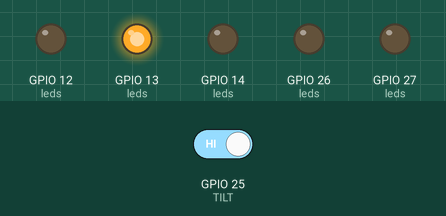
Simulated run of this sketch. Board: ESP32. Shown: output pins drawn as LEDs (lit = HIGH). The inputs (shaded band) are chosen by the test bench; at power-on: GPIO 25 (TILT) HIGH.

Above: at 0.1 s.
At 0.5 s:
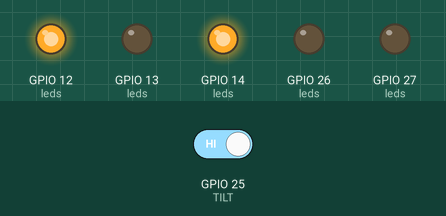
At 0.9 s:
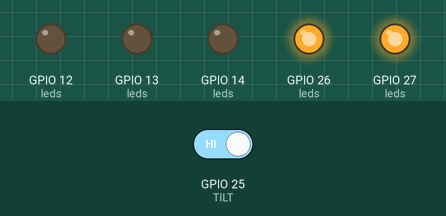
At 1.5 s:
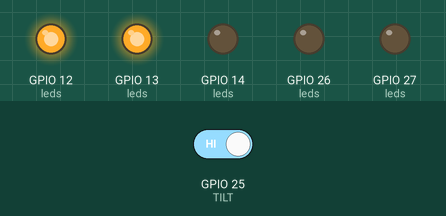
At 2.3 s:
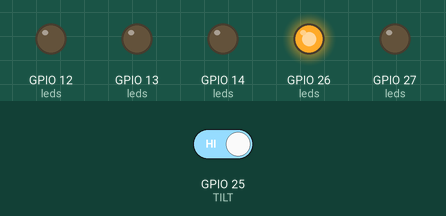
At 4.7 s:
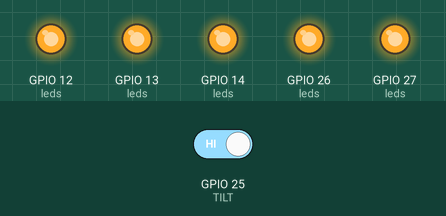
Timing chart, 0 to 6.6 s (numbered marks = the images above):
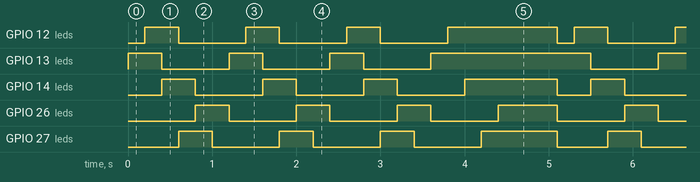

Measured:
- by itself, GPIO 12 (leds): repeats every 5.1 s: 2 × (LOW 0.80 s, HIGH 0.40 s), LOW 0.80 s, HIGH 1.3 s, LOW 0.20 s, HIGH 0.40 s
- by itself, GPIO 13 (leds): repeats every 5.1 s: 2 × (LOW 0.80 s, HIGH 0.40 s), LOW 0.80 s, HIGH 1.9 s
- by itself, GPIO 14 (leds): repeats every 5.1 s: 2 × (LOW 0.80 s, HIGH 0.40 s), LOW 0.80 s, HIGH 1.1 s, LOW 0.40 s, HIGH 0.40 s
- by itself, GPIO 26 (leds): repeats every 5.1 s: 2 × (LOW 0.80 s, HIGH 0.40 s), LOW 0.80 s, HIGH 0.70 s, LOW 0.80 s, HIGH 0.40 s
- by itself, GPIO 27 (leds): repeats every 5.1 s: 2 × (LOW 0.80 s, HIGH 0.40 s), LOW 0.80 s, HIGH 0.90 s, LOW 0.60 s, HIGH 0.40 s

The sketch:

water-startup-strip-light.ino
```cpp
// ESP32 LED Flow with Tilt-controlled "Pouring Water" Effect
#define LED1 13
#define LED2 12
#define LED3 14
#define LED4 27
#define LED5 26
#define TILT 25   // tilt switch input pin

const int leds[] = {LED1, LED2, LED3, LED4, LED5};
const int numLeds = sizeof(leds) / sizeof(leds[0]);

const int stepDelay = 200;   // ms per step
const int repeatCycles = 3;  // normal flow cycles before fill

void setup() {
  for (int i = 0; i < numLeds; i++) {
    pinMode(leds[i], OUTPUT);
    digitalWrite(leds[i], LOW);
  }
  pinMode(TILT, INPUT_PULLUP);  // tilt switch with pull-up
}

void loop() {
  bool tiltUp = digitalRead(TILT) == HIGH; // adjust depending on wiring

  if (tiltUp) {
    // --- Normal flow phase (repeat 3x) ---
    for (int cycle = 0; cycle < repeatCycles; cycle++) {
      forwardFlowClear();
    }

    // --- Pouring/fill phase ---
    pouringFill();

  } else {
    // TODO: define DOWN behavior later if needed
    reverseFlowClear(); // placeholder
  }

  delay(500); // pause between loops
}

// Normal forward flow: clears each step
void forwardFlowClear() {
  clearAll();
  digitalWrite(leds[0], HIGH); delay(stepDelay);

  for (int i = 0; i < numLeds - 1; i++) {
    clearAll();
    digitalWrite(leds[i], HIGH);
    digitalWrite(leds[i + 1], HIGH);
    delay(stepDelay);
  }

  clearAll();
  digitalWrite(leds[numLeds - 1], HIGH); delay(stepDelay);
}

// Pouring water fill: keeps LEDs latched ON
void pouringFill() {
  clearAll();
  for (int i = 0; i < numLeds; i++) {
    // keep all previous ON
    for (int j = 0; j <= i; j++) {
      digitalWrite(leds[j], HIGH);
    }
    delay(stepDelay);
  }
}

// Placeholder for tilt down
void reverseFlowClear() {
  for (int i = numLeds - 1; i >= 0; i--) {
    clearAll();
    digitalWrite(leds[i], HIGH);
    if (i > 0) digitalWrite(leds[i - 1], HIGH);
    delay(stepDelay);
  }
}

void clearAll() {
  for (int i = 0; i < numLeds; i++) digitalWrite(leds[i], LOW);
}
```
